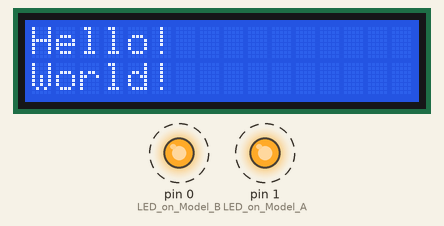
Recording of a sketch running on a simulated Arduino Uno, built with avr-gcc and run on an emulated ATmega328P. Shown: 16×2 character LCD, output pins drawn as LEDs (lit = HIGH). Dashed ring = blinking.

Above: at 2.1 s.
Timing chart, 0 to 130.0 s (numbered marks = the images above):
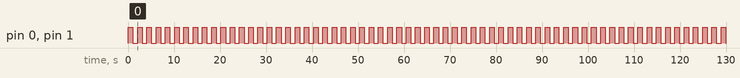

Measured:
- by itself, pin 0 (LED_on_Model_B), pin 1 (LED_on_Model_A): alternates HIGH for 1.0 s and LOW for 1.0 s

The sketch:

sketch_nov17a.ino
```cpp
// (licence header left out)
#include <Wire.h>
#include <LiquidCrystal_I2C.h>

LiquidCrystal_I2C lcd(0x27,16,2);  // run ic2_scanner sketch and get the IC2 address, which is 0x3f in my case,it could be 0x3f in many cases


// the setup routine runs once when you press reset:
void setup() {
  lcd.init();                      // initialize the lcd
  // initialize the digital pin as an output.
  pinMode(0, OUTPUT); //LED on Model B
  pinMode(1, OUTPUT); //LED on Model A
}

// the loop routine runs over and over again forever:
void loop() {
  digitalWrite(0, HIGH);   // turn the LED on (HIGH is the voltage level)
  digitalWrite(1, HIGH);
  delay(1000);               // wait for a second
  digitalWrite(0, LOW);    // turn the LED off by making the voltage LOW
  digitalWrite(1, LOW);
  delay(1000);               // wait for a second
  // set cursor to first line
  lcd.setCursor(0, 0);

  // Print a message to the LCD.
  lcd.backlight();
  lcd.print("Hello!");
  lcd.setCursor(0,1);
  lcd.print("World!");
}
```
